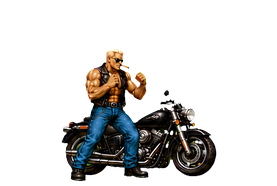
#> input picture assets/story/entrance_v7/combined_16.png, 277 x 186 px, given in place of combined_master_sheet.png, which was not available
$ python build_entrance_v8.py
#> lines starting #> are read from the running program, lines starting #| are printed output that depends on the picture; after the words box and inside, x2 and y2 are one past the last pixel; in counts of white or black regions, pixels touching at a corner belong together; pictures that were not available may be replaced by others from this repository, and a replacement may not be noted
#!/usr/bin/env python3
"""Build the V8 entrance, retaining only cels that improve continuity.

The new unified sheet supplies the six-cel brake/drift and a stronger
pre-crack pose. The already-approved V7 sheet supplies the dismount and
performance poses, avoiding the leg-path regression in the V8 draft.
"""

from collections import deque
from pathlib import Path

from PIL import Image, ImageFilter


ROOT = Path(__file__).resolve().parents[1]
SOURCE = ROOT / "assets" / "ai" / "entrance_v8" / "combined_master_sheet.png"
V7 = ROOT / "assets" / "story" / "entrance_v7"
OUTPUT = ROOT / "assets" / "story" / "entrance_v8"
CANVAS = (277, 186)
GROUND = 181
TARGET_MAX_HEIGHT = 142
ROW_EDGES = [0, 314, 627, 900, 1254]


def alpha_box(image: Image.Image) -> tuple[int, int, int, int]:
    alpha = image.getchannel("A").point(lambda value: 255 if value >= 28 else 0)
    box = alpha.getbbox()
    if box is None:
        raise ValueError("Combined entrance cell contains no visible rig")
    return box


def keep_main_rig(image: Image.Image) -> Image.Image:
    """Remove isolated chroma-removal flecks without losing cigar details."""
    alpha = image.getchannel("A")
    joined = alpha.point(lambda value: 255 if value >= 28 else 0).filter(ImageFilter.MaxFilter(11))
    width, height = joined.size
    data = joined.tobytes()
    seen = bytearray(width * height)
    largest: list[int] = []
    for start, value in enumerate(data):
        if value == 0 or seen[start]:
            continue
        seen[start] = 1
        queue = deque([start])
        component = []
        while queue:
            index = queue.popleft()
            component.append(index)
            x, y = index % width, index // width
            for neighbor in (
                index - 1 if x else -1,
                index + 1 if x + 1 < width else -1,
                index - width if y else -1,
                index + width if y + 1 < height else -1,
            ):
                if neighbor >= 0 and data[neighbor] and not seen[neighbor]:
                    seen[neighbor] = 1
                    queue.append(neighbor)
        if len(component) > len(largest):
            largest = component
    keep = bytearray(width * height)
    for index in largest:
        keep[index] = 255
    original = alpha.tobytes()
    cleaned_alpha = Image.frombytes(
        "L", (width, height), bytes(original[i] if keep[i] else 0 for i in range(len(keep)))
    )
    cleaned = image.copy()
    cleaned.putalpha(cleaned_alpha)
    return cleaned


def normalized_v8_cells(sheet: Image.Image) -> list[Image.Image]:
    cells = []
#> cells = []
    for row in range(4):
        for column in range(4):
            x0 = round(column * sheet.width / 4)
            x1 = round((column + 1) * sheet.width / 4)
            cells.append(keep_main_rig(sheet.crop((x0, ROW_EDGES[row], x1, ROW_EDGES[row + 1]))))
#> this loop made 4 passes
#> pass 1, in keep_main_rig, `alpha = image.getchannel("A")`:
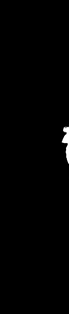
#> alpha: PIL image 69x314 L; min 0, max 255, mean 1.5
#> pass 1, in keep_main_rig, `joined = alpha.point(lambda value: 255 if value >= 28 else 0).filter(I..`:
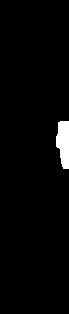
#> joined: PIL image 69x314 L; 2.3% white; 1 white region, box (x1, y1, x2, y2) and area: (56, 121, 69, 169) 492
#> pass 1, in keep_main_rig, `cleaned = image.copy()`:
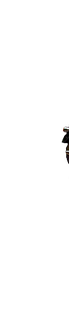
#> cleaned: PIL image 69x314 RGBA; mean R, G, B, A 0.4, 0.3, 0.2, 1.5; transparent parts drawn white
#> sheet is the input picture: PIL image 277x186 RGBA; mean R, G, B, A 13, 11.9, 10.5, 51.8
#> after the loop, cells = 16 items

    boxes = [alpha_box(cell) for cell in cells]
#> in alpha_box, `alpha = image.getchannel("A").point(lambda value: 255 if value >= 28 e..`:
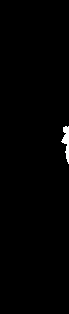
#> alpha: PIL image 69x314 L; 0.71% white; 1 white region, box (x1, y1, x2, y2) and area: (61, 126, 69, 164) 154
#> in alpha_box, `box = alpha.getbbox()`: box = (61, 126, 69, 164)
#> in alpha_box (call 2), `alpha = image.getchannel("A").point(lambda value: 255 if value >= 28 e..`:
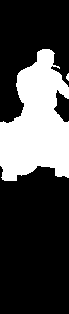
#> alpha: PIL image 69x314 L; 28.6% white; 2 white regions (1 under 20 px), largest, box (x1, y1, x2, y2) and area: (0, 49, 69, 181) 6170
#> in alpha_box (call 2), `box = alpha.getbbox()`: box = (0, 49, 69, 181)
#> in alpha_box (call 3), `alpha = image.getchannel("A").point(lambda value: 255 if value >= 28 e..`:
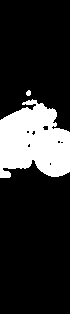
#> alpha: PIL image 70x314 L; 18.7% white; 2 white regions, box (x1, y1, x2, y2) and area: (0, 99, 70, 178) 4081, (26, 90, 31, 96) 24
#> in alpha_box (call 3), `box = alpha.getbbox()`: box = (0, 90, 70, 178)
#> in alpha_box (call 4), `alpha = image.getchannel("A").point(lambda value: 255 if value >= 28 e..`:
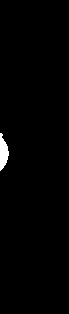
#> alpha: PIL image 69x314 L; 1% white; 1 white region, box (x1, y1, x2, y2) and area: (0, 133, 9, 171) 223
#> in alpha_box (call 4), `box = alpha.getbbox()`: box = (0, 133, 9, 171)
#> in alpha_box (call 5), `alpha = image.getchannel("A").point(lambda value: 255 if value >= 28 e..`: alpha: PIL image 69x313 L; every value is 0
    max_height = max(box[3] - box[1] for box in boxes)
    max_width = max(box[2] - box[0] for box in boxes)
    scale = min(TARGET_MAX_HEIGHT / max_height, (CANVAS[0] - 8) / max_width)
    frames = []
    for cell, box in zip(cells, boxes):
        crop = cell.crop((box[0] - 3, box[1] - 3, box[2] + 3, box[3] + 3))
        rig = crop.resize(
            (round(crop.width * scale), round(crop.height * scale)),
            Image.Resampling.LANCZOS,
        ).filter(ImageFilter.UnsharpMask(radius=.4, percent=48, threshold=2))
        rig_box = alpha_box(rig)
        frame = Image.new("RGBA", CANVAS, (0, 0, 0, 0))
        x = round(CANVAS[0] / 2 - (rig_box[0] + rig_box[2]) / 2)
        y = GROUND - rig_box[3]
        frame.alpha_composite(rig, (x, y))
        frames.append(frame)
    return frames


def build() -> None:
    OUTPUT.mkdir(parents=True, exist_ok=True)
    v8 = normalized_v8_cells(Image.open(SOURCE).convert("RGBA"))
    v7 = [Image.open(V7 / f"combined_{i:02}.png").convert("RGBA") for i in range(1, 17)]

    # Six improved drive/brake cels; approved V7 stop-through-voice cels;
    # one new shoulder/hand preparation; approved V7 crack and guard.
    frames = v8[:6] + v7[4:14] + [v8[12]] + v7[14:16]
    for index, frame in enumerate(frames, 1):
        frame.save(OUTPUT / f"combined_{index:02}.png", optimize=True)

    columns = 5
    rows = (len(frames) + columns - 1) // columns
    contact = Image.new("RGBA", (CANVAS[0] * columns, CANVAS[1] * rows), (21, 17, 25, 255))
    for index, frame in enumerate(frames):
        contact.alpha_composite(frame, ((index % columns) * CANVAS[0], (index // columns) * CANVAS[1]))
    contact.save(OUTPUT / "contact_sheet.png", optimize=True)
    print(f"Built {len(frames)} combined V8 runtime frames")


if __name__ == "__main__":
#> (the run stopped early here; a loop or call above may not have finished)
